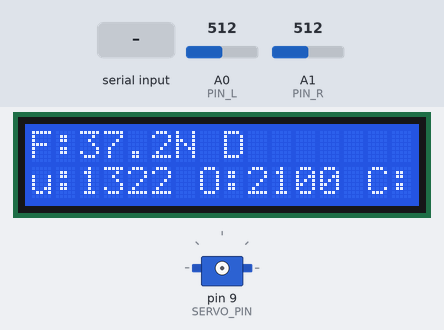
Recording of a sketch running on a simulated Arduino Uno, built with avr-gcc and run on an emulated ATmega328P. Parts: 16×2 character LCD, servo. The inputs (shaded band) are chosen by the test bench; at power-on: A0 (PIN_L) = 512, A1 (PIN_R) = 512.

Above: at 1.7 s.
1.8 s: "a90\n" received over Serial
At 2.8 s:
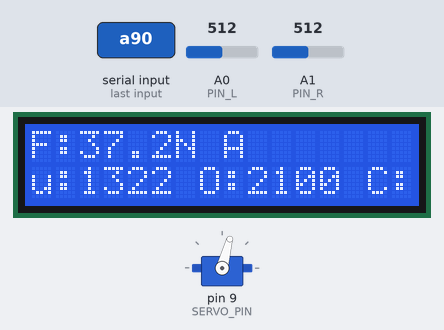
3.4 s: byte 116 ('t') received over Serial
At 3.59 s:
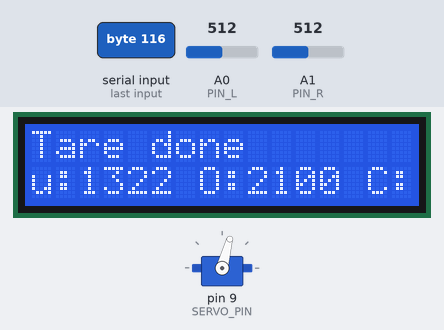
5.1 s: "O" received over Serial
At 5.36 s:
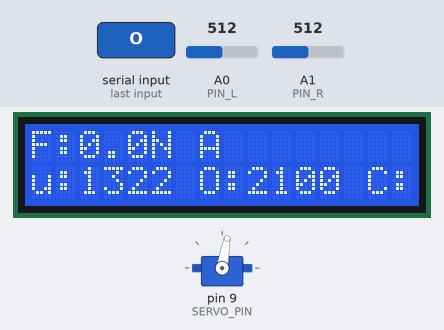
7.0 s: byte 84 ('T') received over Serial
9.5 s: "x90\n" received over Serial
At 11.3 s:
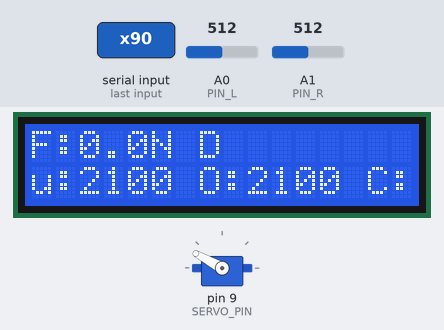
11.6 s: A0 (PIN_L) set to 716
At 13.2 s:
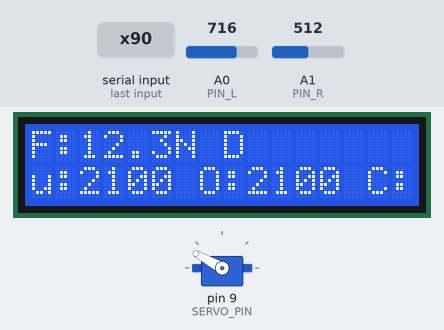
Timing chart, 0 to 14.4 s (numbered marks = the images above; inputs shaded):
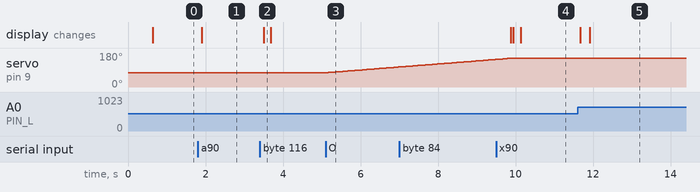

The sketch:

Gripper_operation_Testing.ino
```cpp
#include <Wire.h>
#include <LiquidCrystal_I2C.h>
#include <EEPROM.h>
#include <Servo.h>
#include <math.h>

#define LCD_ADDR 0x27
LiquidCrystal_I2C lcd(LCD_ADDR, 16, 2);

const int PIN_L = A0;
const int PIN_R = A1;
const int SERVO_PIN = 9;

const float G_N_PER_KG = 9.80665f;
const float MAX_FORCE_N = 15.0f;

struct CalData {
  uint32_t magic;
  float M_L, B_L;
  float M_R, B_R;
  float tot_gain;
};
const uint32_t CAL_MAGIC = 0xA17F5F5Ful;
const int CAL_EE_ADDR = 0;
CalData cal = {CAL_MAGIC, 162.0f, 247.67f, 124.0f, 244.0f, 1.0f};

struct EP {
  uint32_t magic;
  int usOpen;
  int usClose;
};
const uint32_t EP_MAGIC = 0x454E444Fu;
const int EP_ADDR = 128;
EP ep = {EP_MAGIC, 2100, 544};

Servo gripper;
bool armed = false;
int curUs = 1500;

const int N_AVG = 8;
int bufL[N_AVG]={0}, bufR[N_AVG]={0};
int idx=0, filled=0, sumL=0, sumR=0;

float tareL=0, tareR=0;
unsigned long lastLCD=0;

inline int clampToEndpoints(int us){
  int lo = min(ep.usClose, ep.usOpen), hi = max(ep.usClose, ep.usOpen);
  return constrain(us, lo, hi);
}
void loadCal(){
  CalData t; EEPROM.get(CAL_EE_ADDR, t);
  if (t.magic==CAL_MAGIC && isfinite(t.M_L) && isfinite(t.M_R)) {
    cal=t; if(!(cal.tot_gain>0.2f && cal.tot_gain<5.0f)) cal.tot_gain=1.0f;
  }
}
void loadEP(){ EP t; EEPROM.get(EP_ADDR, t); if (t.magic==EP_MAGIC) ep=t; }

void lcdClearLine(uint8_t row){ lcd.setCursor(0,row); lcd.print("                "); }
void lcdTop(const String&s){ lcdClearLine(0); lcd.setCursor(0,0); lcd.print(s); }
void lcdBot(const String&s){ lcdClearLine(1); lcd.setCursor(0,1); lcd.print(s); }

void attachIfNeeded(){ if(!armed){ gripper.attach(SERVO_PIN); gripper.writeMicroseconds(curUs); armed=true; } }
void detachIfNeeded(){ if(armed){ gripper.detach(); armed=false; } }

void rampToUs(int target){
  target = clampToEndpoints(target);
  int dir = (target > curUs) ? +1 : -1;
  while (curUs != target){
    curUs += dir;
    if (armed) gripper.writeMicroseconds(curUs);
    delay(6);
  }
}

int readADCavg(int pin){
  long acc=0; for(int i=0;i<16;i++){ acc+=analogRead(pin); delay(1);} return (int)(acc/16);
}

void tareNow(){
  int aL=readADCavg(PIN_L), aR=readADCavg(PIN_R);
  float kgL=(aL - cal.B_L)/cal.M_L;
  float kgR=(aR - cal.B_R)/cal.M_R;
  if(kgL<0) kgL=0; if(kgR<0) kgR=0;
  tareL=kgL; tareR=kgR;
  lcdTop("Tare done");
}

float readForceN(){
  int rL=analogRead(PIN_L), rR=analogRead(PIN_R);
  sumL-=bufL[idx]; sumR-=bufR[idx];
  bufL[idx]=rL;    bufR[idx]=rR;
  sumL+=bufL[idx]; sumR+=bufR[idx];
  idx=(idx+1)%N_AVG;

  float adcL = sumL / float(max(filled,1));
  float adcR = sumR / float(max(filled,1));
  float kgL = (adcL - cal.B_L)/cal.M_L - tareL; if(kgL<0) kgL=0;
  float kgR = (adcR - cal.B_R)/cal.M_R - tareR; if(kgR<0) kgR=0;
  float kgSumDisp = (kgL + kgR) * cal.tot_gain;
  return kgSumDisp * G_N_PER_KG;
}

void setup(){
  Serial.begin(9600);
  Serial.setTimeout(4000);

  Wire.begin();
  lcd.init(); lcd.backlight();

  lcdTop("Gripper Run (N)");
  lcdBot("Loading...");
  loadCal();
  loadEP();
  delay(400);

  for(int i=0;i<N_AVG;i++){
    int L=analogRead(PIN_L), R=analogRead(PIN_R);
    bufL[i]=L; bufR[i]=R; sumL+=L; sumR+=R; delay(2);
  }
  filled=N_AVG;

  curUs = (ep.usOpen + ep.usClose) / 2;

  lcdTop("READY");
  lcdBot("");
}

void loop(){
  float Nsum = readForceN();

  if (millis()-lastLCD > 250){
    lastLCD = millis();
    lcdClearLine(0); lcd.setCursor(0,0);
    lcd.print("F:"); lcd.print(Nsum,1); lcd.print("N ");
    lcd.print(armed ? "A" : "D");

    lcdClearLine(1); lcd.setCursor(0,1);
    lcd.print("u:"); lcd.print(curUs);
    lcd.print(" O:"); lcd.print(ep.usOpen);
    lcd.print(" C:"); lcd.print(ep.usClose);
  }

  if (Serial.available()){
    char c = Serial.read();

    if (c=='a' || c=='A') attachIfNeeded();
    if (c=='x' || c=='X') detachIfNeeded();

    if (c=='o' || c=='O') rampToUs(ep.usOpen);
    if (c=='c' || c=='C'){
      if (Nsum <= MAX_FORCE_N) rampToUs(ep.usClose);
      else lcdTop("Force limit hit");
    }

    if (c=='[') rampToUs(curUs - 2);
    if (c==']'){
      int next = clampToEndpoints(curUs + 2);
      bool closeIsLower = (ep.usClose < ep.usOpen);
      bool towardClose = closeIsLower ? (next < curUs) : (next > curUs);
      if (!(towardClose && Nsum > MAX_FORCE_N)) rampToUs(next);
    }
    if (c=='-') rampToUs(curUs - 10);
    if (c=='+'){
      int next = clampToEndpoints(curUs + 10);
      bool closeIsLower = (ep.usClose < ep.usOpen);
      bool towardClose = closeIsLower ? (next < curUs) : (next > curUs);
      if (!(towardClose && Nsum > MAX_FORCE_N)) rampToUs(next);
    }

    if (c=='u' || c=='U'){ int v=Serial.parseInt(); if(v>0) rampToUs(v); }
    if (c=='t' || c=='T') tareNow();

    if (c=='p' || c=='P'){
      Serial.println(F("[STATUS]"));
      Serial.print(F("OPEN(us)=")); Serial.println(ep.usOpen);
      Serial.print(F("CLOSE(us)=")); Serial.println(ep.usClose);
      Serial.print(F("u=")); Serial.println(curUs);
      Serial.print(F("Force(N)=")); Serial.println(Nsum,2);
    }
  }

  delay(5);
}
```

Measured:
- after the input at 1.8 s, the display: changes after 0.11 s (image 1)
- after the input at 3.4 s, the display: changes after 0.10 s (image 2)
- after the input at 5.1 s, servo on pin 9 (SERVO_PIN): moves from 75° to 106° over 1.9 s, starting at once
- after the input at 9.5 s, the display: first differs from a run without the input after 0.64 s (image 4)
- after the input at 11.6 s, the display: first changes after 0.07 s (image 5 shows a later state)
